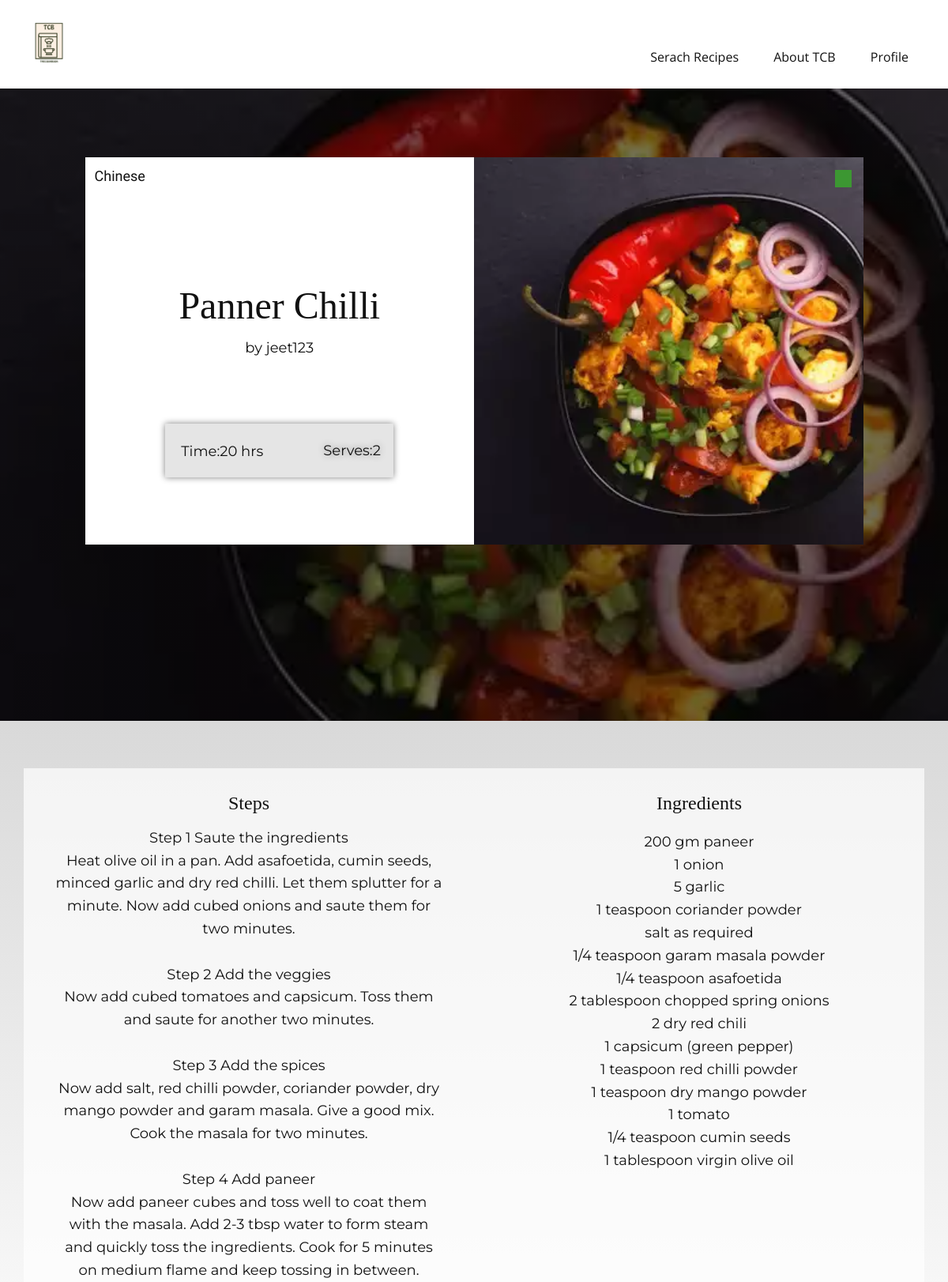
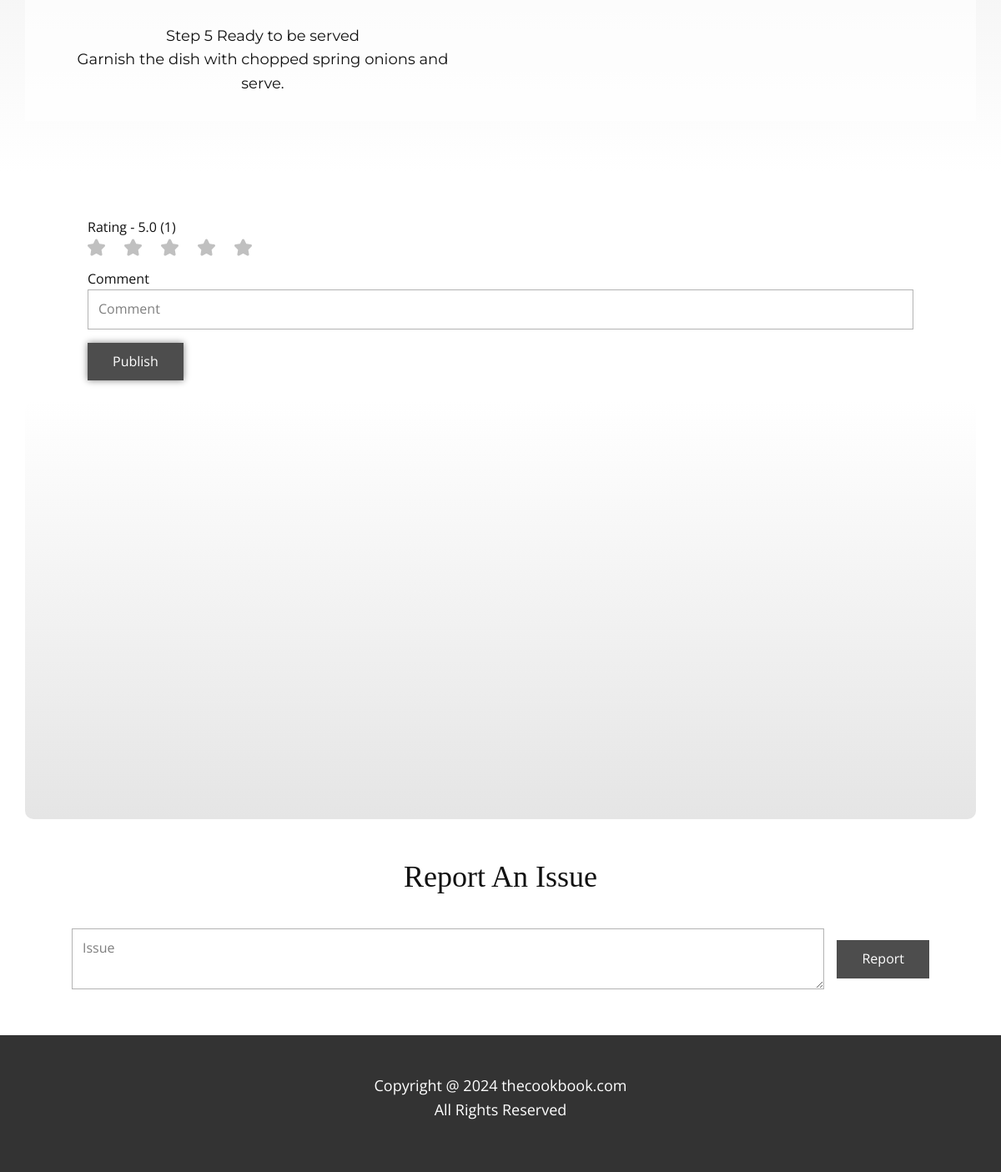
The page /vrecipe/1/ (signed in) on the database as committed earlier (2 pictures, top to bottom).
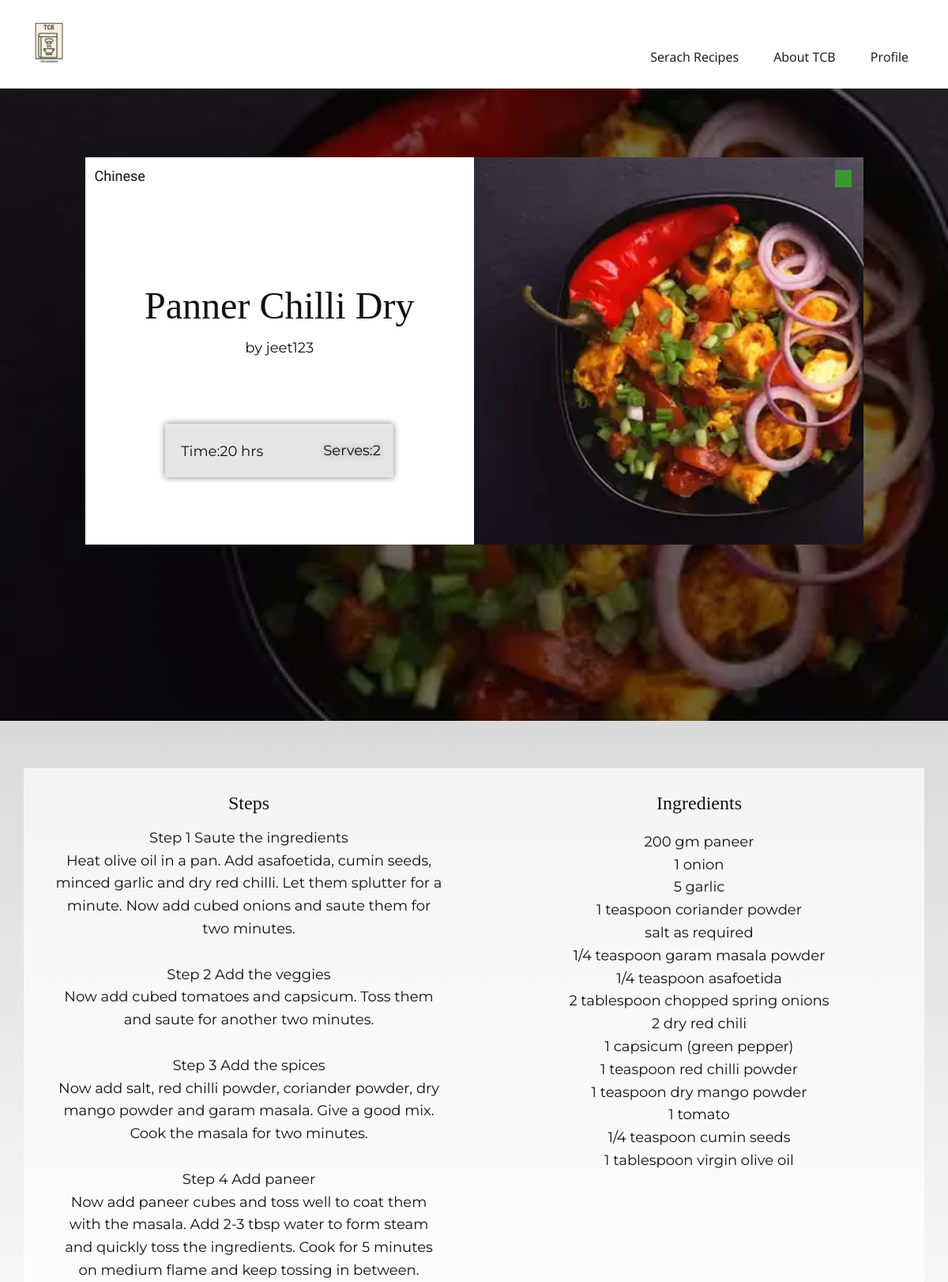
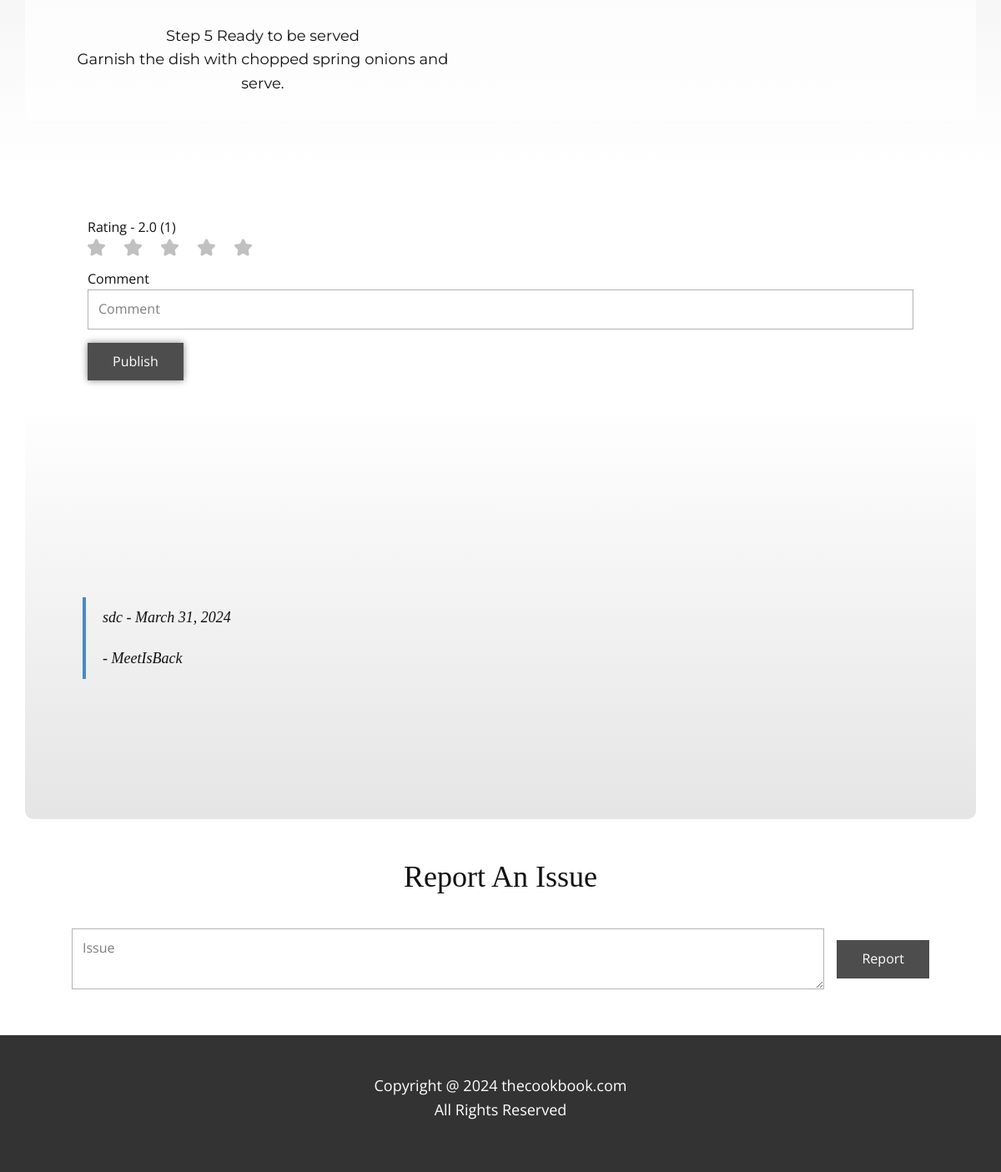
The same page on the database as committed later (2 pictures, top to bottom).
### TCB/models.py (models this page shows)
class Recipe(models.Model):
    recipe_id = models.AutoField(primary_key=True)
    user = models.ForeignKey(User, on_delete=models.CASCADE)
    recipe_name = models.CharField(max_length=100)
    recipe_image = models.ImageField(upload_to='static/recipe_images/')
    recipe_steps = models.TextField()
    ingredients = models.TextField()
    cooking_time = models.CharField(max_length=100)
    serving = models.IntegerField()
    cuisine = models.ForeignKey(Cuisine, on_delete=models.CASCADE)
    category = models.ForeignKey(Category, on_delete=models.CASCADE)
    rating = models.FloatField(default=0)
    count = models.IntegerField(default=0)
    veg = models.BooleanField()

class Cuisine(models.Model):
    cuisine_id = models.AutoField(primary_key=True)
    cuisine_name = models.CharField(max_length=100)

class Comment(models.Model):
    user = models.ForeignKey(User, on_delete=models.CASCADE)
    recipe = models.ForeignKey(Recipe, on_delete=models.CASCADE)
    comment = models.TextField()
    date = models.DateField(auto_now_add=True)
    class Meta:
        ordering = ['-date']

### TCB/views.py (the view)
# urls.py: path('vrecipe/<int:recipe_id>/',views.vrecipe,name="vrecipe"),
@login_required(login_url='/login')
def vrecipe(request,recipe_id):
    recipe = get_object_or_404(Recipe, recipe_id=recipe_id)
    user = request.user
    comment = Comment.objects.filter(user=user,recipe=recipe).first()
    all_comments = Comment.objects.filter(recipe=recipe)
    paginator = Paginator(all_comments,3)
    page_number = request.GET.get('page')
    try:
        comments = paginator.page(page_number)
    except PageNotAnInteger:
        comments = paginator.page(1)
    except EmptyPage:
        comments = paginator.page(paginator.num_pages)
    context={
        'recipe' : recipe,
        'comment' : comment,
        'comments' : comments,
    }
    return render(request,"vrecipe.html",context)

### templates/vrecipe.html (shortened to what this page needs)
{% load static %}
<!DOCTYPE html>
<html style="font-size: 16px;" lang="en">
  <head>
    <link rel="stylesheet" href="{% static 'nicepage.css' %}" media="screen" />
    <link rel="stylesheet" href="{% static 'vrecipe.css' %}" media="screen" />
  </head>
  <body data-path-to-root="./" data-include-products="false" class="u-body u-xl-mode" data-lang="en">
    <header class="u-clearfix u-header u-header" id="sec-2ef3">
      <div class="u-clearfix u-sheet u-sheet-1">
        <a href="/" class="u-image u-logo u-image-1" title="home"><img src="{% static 'images/TCB_transparent.png' %}" class="u-logo-image u-logo-image-1" /></a>
        <nav class="u-menu u-menu-dropdown u-offcanvas u-menu-1">
          <div class="u-custom-menu u-nav-container">
            <ul class="u-nav u-unstyled u-nav-1">
              {% if user.is_authenticated %}
                <li class="u-nav-item">
                  <a class="u-button-style u-nav-link u-text-active-palette-1-base u-text-hover-palette-2-base" href="/" style="padding: 10px 20px;">Serach Recipes</a>
                </li>
              {% endif %}
              <li class="u-nav-item">
                <a class="u-button-style u-nav-link u-text-active-palette-1-base u-text-hover-palette-2-base" href="/aboutus" style="padding: 10px 20px;">About TCB</a>
              </li>
              {% if user.is_authenticated %}
                <li class="u-nav-item">
                  <a class="u-button-style u-nav-link u-text-active-palette-1-base u-text-hover-palette-2-base" style="padding: 10px 20px;">Profile</a>
                </li>
              {% endif %}
            </ul>
          </div>
        </nav>
      </div>
    </header>
    <section class="u-clearfix u-image u-shading u-section-1" id="sec-3f03" data-image-width="1280" data-image-height="862">
      <div class="u-clearfix u-sheet u-valign-middle-xs u-sheet-1">
        <div class="data-layout-selected u-clearfix u-expanded-width-sm u-expanded-width-xs u-gutter-0 u-layout-wrap u-layout-wrap-1">
          <div class="u-layout" style="">
            <div class="u-layout-row" style="">
              <div class="u-align-center u-container-style u-layout-cell u-left-cell u-size-30 u-size-xs-60 u-white u-layout-cell-1" src="">
                <div class="u-container-layout u-container-layout-1">
                  <p class="u-align-center u-custom-font u-font-lobster u-text u-text-default u-text-1">{{recipe.cuisine.cuisine_name}}</p>
                  <h2 class="u-align-center u-custom-font u-font-merriweather u-text u-text-default u-text-2">{{recipe.recipe_name}}</h2>
                  <p class="u-align-center u-custom-font u-font-montserrat u-text u-text-default u-text-3">by {{recipe.user.username}}</p>
                  <div class="u-align-center u-container-align-center-lg u-container-align-center-md u-container-align-center-sm u-container-align-center-xl u-container-style u-grey-10 u-group u-group-1">
                    <div class="u-container-layout">
                      <p class="u-align-center u-custom-font u-font-montserrat u-text u-text-default u-text-4"  >Serves:{{recipe.serving}}</p>
                      <p class="u-align-center u-custom-font u-font-montserrat u-text u-text-default u-text-5">Time:{{recipe.cooking_time}} hrs</p>
                    </div>
                  </div>
                </div>
              </div>
              <div class="u-align-center u-container-style u-image u-layout-cell u-right-cell u-size-30 u-size-xs-60 u-image-1" src="" data-image-width="1280" data-image-height="862">
                <div class="u-container-layout u-container-layout-3" src="">
                  <div class="{% if recipe.veg %}green-box{% else %}red-box{% endif %} u-custom-color-1 u-preserve-proportions u-shape u-shape-rectangle u-shape-1"></div>
                </div>
              </div>
            </div>
          </div>
        </div>
      </div>
    </section>
    <section class="u-clearfix u-gradient u-section-2" id="sec-dddb">
      <div class="u-clearfix u-sheet u-valign-middle u-sheet-1">
        <div class="data-layout-selected u-clearfix u-expanded-width u-layout-wrap u-layout-wrap-1">
          <div class="u-layout">
            <div class="u-layout-row">
              <div class="u-container-style u-layout-cell u-opacity u-opacity-70 u-size-30 u-white u-layout-cell-1">
                <div class="u-container-layout u-container-layout-1">
                  <h4 class="u-align-center u-custom-font u-font-merriweather u-text u-text-default u-text-1">Steps</h4>
                  <p class="u-align-center u-custom-font u-font-montserrat u-text u-text-2">
                    {{recipe.recipe_steps|linebreaksbr}}
                  </p>
                </div>
              </div>
              <div class="u-container-style u-layout-cell u-opacity u-opacity-70 u-size-30 u-white u-layout-cell-2">
                <div class="u-container-layout u-container-layout-2">
                  <h4 class="u-align-center u-custom-font u-font-merriweather u-text u-text-default u-text-3">Ingredients</h4>
                  <p class="u-align-center u-custom-font u-font-montserrat u-text u-text-4">
                    {{recipe.ingredients|linebreaksbr}}
                  </p>
                </div>
              </div>
            </div>
          </div>
        </div>
      </div>
    </section>
    <section class="u-align-center u-clearfix u-section-3" id="sec-1959">
      <div class="u-clearfix u-sheet u-valign-middle-xs u-sheet-1">
        <div class="u-align-center-xs u-form u-form-1">
          <form action="comment" class="u-clearfix u-form-spacing-15 u-form-vertical u-inner-form" style="padding: 15px" source="email" method="post">
            <div class="u-form-group u-form-rating u-form-group-1">
              <label for="form-rating-7e22" class="u-label">Rating - {{recipe.rating}} ({{recipe.count}})</label>
              <div class="u-rating-icons u-spacing-23" id="rating-div">
                <span class="u-form-rating-item u-passive-icon u-text-grey-25 u-passive-icon-1">
                  <svg class="u-svg-link" preserveAspectRatio="xMidYMin slice" viewBox="0 0 49.94 49.94" style="">
                    <use xmlns:xlink="http://www.w3.org/1999/xlink" xlink:href="#svg-6e4d"></use>
                  </svg>
                </span>
                <span class="u-form-rating-item u-passive-icon u-text-grey-25 u-passive-icon-2">
                  <svg class="u-svg-link" preserveAspectRatio="xMidYMin slice" viewBox="0 0 49.94 49.94" style="">
                    <use xmlns:xlink="http://www.w3.org/1999/xlink" xlink:href="#svg-1839"></use>
                  </svg>
                </span>
                <span class="u-form-rating-item u-passive-icon u-text-grey-25 u-passive-icon-3">
                  <svg class="u-svg-link" preserveAspectRatio="xMidYMin slice" viewBox="0 0 49.94 49.94" style="">
                    <use xmlns:xlink="http://www.w3.org/1999/xlink" xlink:href="#svg-2a5b"></use>
                  </svg>
                </span>
                <span class="u-form-rating-item u-passive-icon u-text-grey-25 u-passive-icon-4">
                  <svg class="u-svg-link" preserveAspectRatio="xMidYMin slice" viewBox="0 0 49.94 49.94" style="">
                    <use xmlns:xlink="http://www.w3.org/1999/xlink" xlink:href="#svg-e988"></use>
                  </svg>
                </span>
                <span class="u-form-rating-item u-passive-icon u-text-grey-25 u-passive-icon-5">
                  <svg class="u-svg-link" preserveAspectRatio="xMidYMin slice" viewBox="0 0 49.94 49.94" style="">
                    <use xmlns:xlink="http://www.w3.org/1999/xlink" xlink:href="#svg-f22e"></use>
                  </svg>
                </span>
              </div>
            </div>
            <div class="u-form-group u-form-name u-label-top u-form-group-2">
              <label for="name-558c" class="u-label">Comment</label>
              <input type="text" placeholder="Comment" id="name-558c" name="comment" class="u-input u-input-rectangle" maxlength="150" />
            </div>
            <div class="u-form-group u-form-submit u-label-top u-form-group-3">
              <a href="comment" onclick="reloadPage()"class="u-border-none u-btn u-btn-submit u-button-style u-grey-70 u-btn-1">Publish</a>
            </div>
          </form>
        </div>
        <div class="u-container-style u-expanded-width u-gradient u-group u-radius u-shape-round u-group-1">
          <div class="u-container-layout u-valign-bottom-lg u-valign-bottom-md u-valign-bottom-sm u-valign-bottom-xl u-container-layout-1">
            <div class="u-expanded-width-xs u-list u-list-1">
              <div id="comments-section" class="u-repeater u-repeater-1">
                {% for x in comments %}
                <div class="u-container-style u-list-item u-repeater-item">
                  <div class="u-container-layout u-similar-container u-valign-middle u-container-layout-3">
                    <blockquote class="u-custom-font u-font-merriweather u-text u-text-default u-text-2">{{ x.comment }} - {{ x.date }}
                      <p class="u-text u-custom-font u-font-merriweather u-text-default u-text-5"> - {{x.user.username}}</p>
                    </blockquote>
                  </div>
                </div>
                {% endfor %}
              </div>
            </div>
          </div>
        </div>
      </div>
    </section>
    <section class="u-align-center u-clearfix u-section-4" id="sec-988d">
      <div class="u-clearfix u-sheet u-sheet-1">
        <h3 class="u-custom-font u-font-merriweather u-text u-text-default u-text-1">Report An Issue</h3>
        <div class="u-form u-form-1">
          <form action="/report" class="u-clearfix u-form-horizontal u-form-spacing-15 u-inner-form" style="padding: 15px;" source="email" method="post">
            <div class="u-form-group u-form-message u-label-none">
              <textarea placeholder="Issue" id="email-ef64" name="report" class="u-input u-input-rectangle" required="required"></textarea>
            </div>
            <div class="u-form-group u-form-submit">
              <a href="/report" onclick="reloadPage1()" class="u-border-none u-btn u-btn-submit u-button-style u-grey-70 u-btn-1">Report</a>
            </div>
          </form>
        </div>
      </div>
    </section>
    <footer class="u-align-center u-clearfix u-footer u-grey-80 u-footer" id="sec-2e22">
      <div class="u-clearfix u-sheet u-sheet-1">
        <p class="u-align-center u-text u-text-default u-text-1">
          Copyright @ 2024 thecookbook.com<br />All Rights Reserved
        </p>
      </div>
    </footer>
  </body>
</html>

### static/vrecipe.css (style rules this page uses)
.u-section-1 .u-sheet-1 { min-height: 100vh; }
.u-section-1 .u-layout-wrap-1 { width: 985px; margin: 87px auto 60px; }
.u-section-1 .u-layout-cell-1 { min-height: 490px; }
.u-section-1 .u-container-layout-1 { padding: 10px 12px; }
.u-section-1 .u-text-1 { font-weight: normal; margin: 0 auto 0 0; }
.u-section-1 .u-text-2 { margin: 123px auto 0; }
.u-section-1 .u-text-3 { margin: 12px auto 0; }
.u-section-1 .u-group-1 { width: 289px; min-height: 68px; box-shadow: 0px 0px 8px 0px rgba(128,128,128,1); margin: 82px auto 0; }
.u-section-1 .u-text-4 { text-shadow: 0px 0px 8px rgba(128,128,128,1); font-size: 1.125rem; margin: 20px auto 0 200px; }
.u-section-1 .u-text-5 { font-size: 1.125rem; margin: -28px auto 0 20px; }
.u-section-1 .u-container-layout-3 { padding: 16px 15px; }
.u-section-1 .u-shape-1 { width: 21px; height: 22px; margin: 0 0 0 auto; }
.u-section-2 { background-image: linear-gradient(#d9d9d9, white); }
.u-section-2 .u-sheet-1 { min-height: 400px; }
.u-section-2 .u-layout-wrap-1 { margin-top: 60px; margin-bottom: 60px; }
.u-section-2 .u-layout-cell-1 { background-image: none; min-height: 280px; }
.u-section-2 .u-container-layout-1 { padding: 30px; }
.u-section-2 .u-text-1 { font-weight: 400; margin: 0 auto; }
.u-section-2 .u-text-2 { margin: 15px 10px 0; }
.u-section-2 .u-layout-cell-2 { background-image: none; min-height: 280px; }
.u-section-2 .u-container-layout-2 { padding: 30px; }
.u-section-2 .u-text-3 { font-weight: 400; margin: 0 auto; }
.u-section-2 .u-text-4 { font-weight: 400; margin: 20px 15px 0; }
.u-section-3 .u-sheet-1 { min-height: 784px; }
.u-section-3 .u-form-1 { height: 107px; width: 1020px; margin: 40px auto 0; }
.u-section-3 .u-form-group-1 { margin-left: 0; }
.u-section-3 .u-passive-icon-1 { display: none; height: 21px; width: 21px; }
.u-section-3 .u-passive-icon-2 { display: none; height: 21px; width: 21px; }
.u-section-3 .u-passive-icon-3 { display: none; height: 21px; width: 21px; }
.u-section-3 .u-passive-icon-4 { display: inline; height: 21px; width: 21px; }
.u-section-3 .u-passive-icon-5 { display: inline; height: 21px; width: 21px; }
.u-section-3 .u-form-group-2 { width: 100%; }
.u-section-3 .u-form-group-3 { width: 100%; }
.u-section-3 .u-btn-1 { background-image: none; box-shadow: 0px 0px 8px 0px rgba(128,128,128,1); padding-top: 10px; padding-bottom: 10px; }
.u-section-3 .u-group-1 { --radius: 10px; height: auto; background-image: linear-gradient(white, #e5e5e5); margin-top: -6px; margin-bottom: 0; min-height: 501px; }
.u-section-3 .u-container-layout-1 { padding: 30px 24px; }
.u-section-3 .u-list-1 { width: 1092px; margin: 0 auto 0 0; }
.u-section-3 .u-repeater-1 { grid-gap: 10px 10px; grid-auto-columns: 100%; grid-template-columns: 100%; min-height: 375px; }
.u-section-3 .u-container-layout-3 { padding: 10px; }
.u-section-3 .u-text-2 { margin-bottom: 0; margin-top: 0; margin-left: 35px; background-image: none; font-weight: normal; font-size: 1.125rem; }
.u-section-4 .u-sheet-1 { min-height: 251px; }
.u-section-4 .u-text-1 { margin: 41px auto 0; }
.u-section-4 .u-form-1 { height: 102px; width: 1058px; margin: 25px auto 40px; }
.u-section-4 .u-btn-1 { background-image: none; }

Rows that differ between the two databases and show on the page:
changed Recipe "Chinese": recipe_name "Panner Chilli" → "Panner Chilli Dry"; rating "5.0" → "2.0"
added Comment: comment "sdc", date "March 31, 2024", user.username "MeetIsBack"
